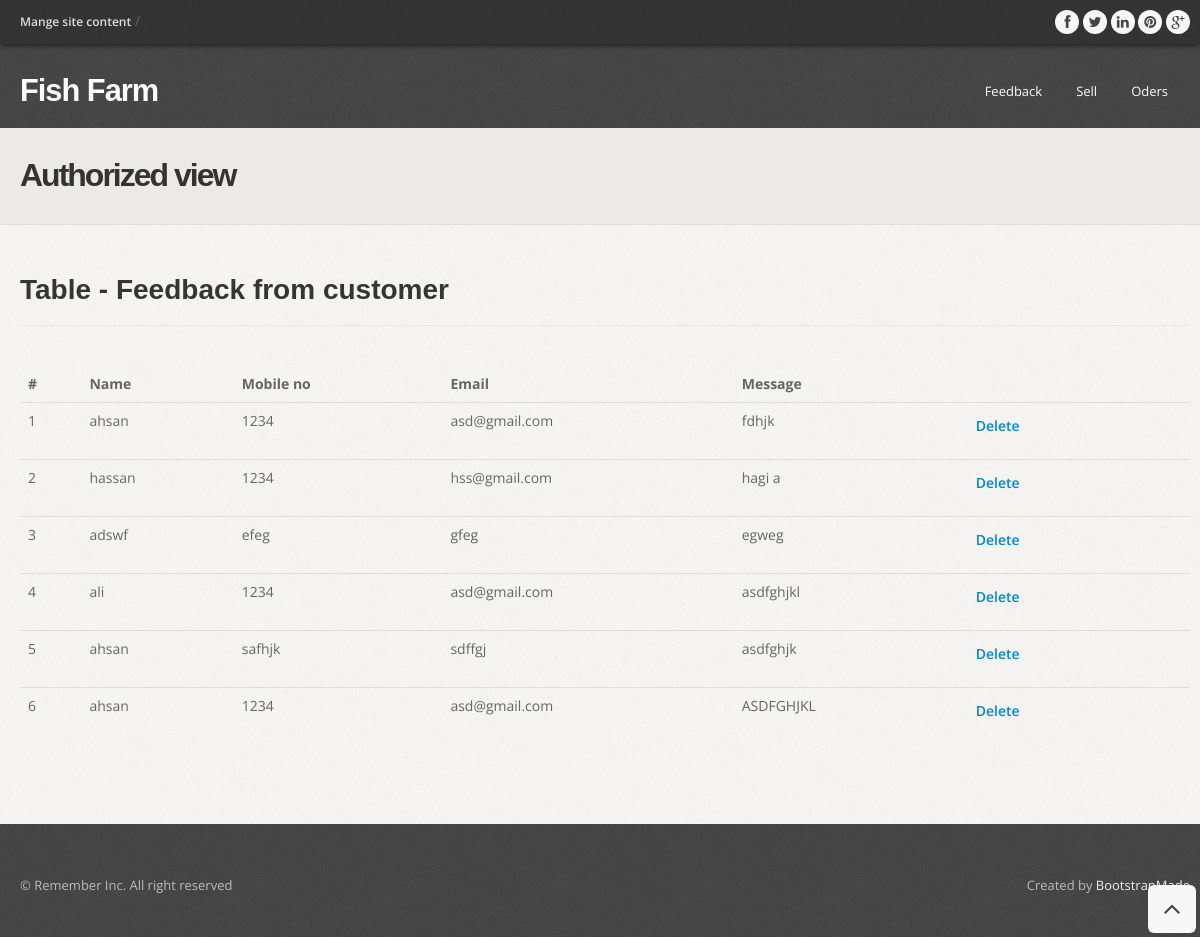
The page /feedback/ on the database its author committed.
### fishfarm/models.py (models this page shows)
class Feedback(models.Model):
    name = models.CharField(max_length=100)
    Mobile = models.CharField(max_length=100)
    Email = models.EmailField(max_length=100)
    Feedback = models.CharField(max_length=1000)

### fishfarm/views.py (the view)
# urls.py: path('feedback/', views.feedback , name='feedback'),
def feedback(request):
    dataset = Feedback.objects.all()
    return render(request,'feedback.html',{'feed':dataset})

### fishfarm/templates/feedback.html (shortened to what this page needs)
<!DOCTYPE html>
<html lang="en">
<head>
  {% load static %}
  <link href="{%  static 'css/bootstrap.css'%}" rel="stylesheet" />
  <link href="{%  static 'css/bootstrap-responsive.css'%}" rel="stylesheet" />
  <link href="{%  static 'css/prettyPhoto.css'%}" rel="stylesheet" />
  <link href="{%  static 'css/style.css'%}" rel="stylesheet">
  <link id="t-colors" href="color/default.css" rel="stylesheet" />
</head>
<body>
  <div id="wrapper">
    <header>
      <div class="top">
        <div class="container">
          <div class="row">
            <div class="span6">
              <ul class="topmenu">
                <li><a href="#">Mange site content</a> &#47;</li>
              </ul>
            </div>
            <div class="span6">
              <ul class="social-network">
                <li><a href="#" data-placement="bottom" title="Facebook"><i class="icon-circled icon-bglight icon-facebook"></i></a></li>
                <li><a href="#" data-placement="bottom" title="Twitter"><i class="icon-circled icon-bglight icon-twitter"></i></a></li>
                <li><a href="#" data-placement="bottom" title="Linkedin"><i class="icon-circled icon-linkedin icon-bglight"></i></a></li>
                <li><a href="#" data-placement="bottom" title="Pinterest"><i class="icon-circled icon-pinterest  icon-bglight"></i></a></li>
                <li><a href="#" data-placement="bottom" title="Google +"><i class="icon-circled icon-google-plus icon-bglight"></i></a></li>
              </ul>
            </div>
          </div>
        </div>
      </div>
      <div class="container">
        <div class="row nomargin">
          <div class="span4">
            <div class="logo">
              <h1> Fish Farm</h1>
            </div>
          </div>
          <div class="span8">
            <div class="navbar navbar-static-top">
              <div class="navigation">
                <nav>
                  <ul class="nav topnav">
                    <li><a href="{% url 'feedback'%}">Feedback</a></li>
                    <li>
                      <a href="{% url 'sell'%}">Sell </a>
                    </li>
                    <li>
                      <a href="{% url 'order'%}">Oders </a>
                    </li>
                  </ul>
                </nav>
              </div>
            </div>
          </div>
        </div>
      </div>
    </header>
    <section id="inner-headline">
      <div class="container">
        <div class="row">
          <div class="span4">
            <div class="inner-heading">
              <h2>Authorized view </h2>
            </div>
          </div>
          <div class="span8">
          </div>
        </div>
      </div>
    </section>
    <section id="content">
      <div class="container">
        <div class="row demobtn">
          <div class="span12">
            <h4 class="heading"><strong>Table</strong> - Feedback from customer</h4>
            <div class="row">
              <div class="span12">
                <div class="solidline"></div>
              </div>
            </div>
            <div class="row">
              <div class="span12">
                <table class="table table-hover">
                  <thead>
                    <tr>
                      <th>
                        #
                      </th>
                      <th>
                        Name
                      </th>
                      <th>
                        Mobile no
                      </th>
                      <th>
                        Email
                      </th>
                      <th>
                        Message
                      </th>
                    </tr>
                  </thead>
                  <tbody>
                    {% for data in feed %}
                    <tr>
                      <td>
                        {{forloop.counter}}
                      </td>
                      <td>
                        {{data.name}}
                      </td>
                      <td>
                        {{data.Mobile}}
                      </td>
                      <td>
                        {{data.Email}}
                      </td>
                      <td>
                        {{data.Feedback}}
                      </td>
                      <td>
                        <a href="{% url 'delete' data.id %}" class=" btn btn-link">Delete</a>
                      </td>
                    </tr>
                    {% endfor %}
                  </tbody>
                </table>
              </div>
            </div>
          </div>
        </div>
      </div>
    </section>
    <footer>
      <div class="container">
        <div class="row">
          <div class="span6">
            <div class="copyright">
              <p><span>&copy; Remember Inc. All right reserved</span></p>
            </div>
          </div>
          <div class="span6">
            <div class="credits">
              Created by <a href="https://bootstrapmade.com/">BootstrapMade</a>
            </div>
          </div>
        </div>
      </div>
    </footer>
  </div>
  <a href="#" class="scrollup"><i class="icon-angle-up icon-rounded icon-bglight icon-2x"></i></a>
</body>
</html>

### fishfarm/static/css/style.css (style rules this page uses)
body { font-family:'Open Sans', Arial, sans-serif; font-size:14px; font-weight:400; line-height:1.6em; color:#656565; }
a { color:#4b5056; }
.bold { font-weight:900; }
.container { padding:0 20px 0 20px; position:relative; }
.row { margin-bottom:30px; }
.row .row { margin-bottom:30px; }
.row.nomargin { margin-bottom:0; }
header { background: url(../img/header-pattern-150.png) repeat; margin:0; padding:0 0 20px; position:relative; z-index:2000; }
header .top { padding:10px 0 10px; margin:0 0 30px; background: url(../img/top-pattern-150.png) repeat; -webkit-box-shadow: 0 4px 4px -2px #222; -moz-box-shadow: 0 4px 4px -2px #222; box-shadow: 0 4px 4px -2px #222; }
header .logo { float:left; }
header .logo h1 { color:#fdfdfd; letter-spacing:-1px; font-size:2.2em; font-weight:900; margin:0; }
header .top .row { margin-bottom:0; }
ul.topmenu { list-style:none; margin:0; }
ul.topmenu li { display:inline; }
ul.topmenu li a { font-size:12px; color: #ddd; font-weight:600; }
ul.social-network { float:right; list-style:none; margin:0; }
ul.social-network li { display:inline; }
header .navigation { float:right; }
header ul.nav li { border:none; margin:0; }
header ul.nav li a { border:none; font-weight:400; }
.navbar .nav > li > a { font-size:13px; color: #fdfdfd; text-shadow: none; }
#content { position:relative; background:#fff; border-top:1px solid #ddd; padding:50px 0 0 0; }
#content { background-image: url(../img/pattern/pat-1.png); background-repeat: repeat; }
#content h4 { font-weight:700; }
#inner-headline { background:#eceae6; position:relative; margin:0; padding:0; }
#inner-headline .inner-heading h2 { color:#333; margin:30px 0 0 0; font-size:32px; letter-spacing:-2px; }
h4.heading { font-weight:300; }
h4.heading strong { font-weight:700; }
.heading { margin-bottom: 20px; }
.heading { position: relative; }
footer { padding:50px 0 0 0; color:#bbb; background: url(../img/header-pattern-150.png) repeat; }
footer a { color:#eee; text-decoration:none; }
.copyright p { text-align:left; font-size:13px; }
.credits { text-align:right; font-size:13px; }
.demobtn a.btn { margin:0 10px 10px 0; }
.solidline { border-top:1px solid #e6e6e6; margin:0 0 10px; }
.scrollup { position:fixed; width:32px; height:32px; bottom:20px; right:20px; }
a.scrollup { outline:0; text-decoration:none; }
a i.icon-bglight, a i.icon-bgdark { display: inline-block; }
[class^="icon-"], [class*=" icon-"] { color:#404040; }

### fishfarm/static/css/overwrite.css (style rules this page uses)
h1, h2, h3, h4, h5, h6 { font-family: 'Raleway', sans-serif; color:#353535; font-weight:700; line-height:1.1em; margin-top:0; }
h1 { font-size:60px; margin-bottom:24px; }
h2 { font-size:42px; margin-bottom:22px; }
h4 { font-size:28px; margin-bottom:20px; }
h1 strong,h2 strong,h3 strong,h4 strong,h5 strong,h6 strong { font-weight:900; }
ul, ol { padding: 0; margin: 0 0 10px 25px; }
li { line-height: 1.6em; }
.btn { font-size: 14px; font-weight:600; text-shadow: none; background-image:none; border-color: none; border-bottom-color: none; -webkit-box-shadow: none; -moz-box-shadow: none; box-shadow: none; }
.btn { outline:0; -webkit-border-radius: 4px; -moz-border-radius: 4px; border-radius: 4px; }
a.btn,.btn:focus { outline:0; }
.navbar .nav { border-right:none; border-left:none; }
.navbar .nav > li > a { float: none; font-size:13px; margin-left:10px; margin-right:0; text-decoration: none; text-shadow: none; border-right:none; border-left:none; color: #fff; border:2px solid transparent; padding:4px 10px 4px 10px; background-image: none; background: none; }

### fishfarm/static/css/shortcodes.css (style rules this page uses)
i.icon-bglight { color: #444; background: #f7f7f7; }
.icon-rounded { display: inline-block; border-radius: 6px !important; -moz-border-radius: 6px !important; -webkit-border-radius: 6px !important; -o-border-radius: 6px !important; -ms-border-radius: 6px !important; text-align: center; width: 24px !important; height: 24px !important; line-height: 24px !important; }
.icon-rounded.icon-2x { width: 48px !important; height: 48px !important; line-height: 48px !important; }
.icon-circled { display: inline-block; border-radius: 1000px !important; -moz-border-radius: 1000px !important; -webkit-border-radius: 1000px !important; -o-border-radius: 1000px !important; -ms-border-radius: 1000px !important; text-align: center; width: 24px !important; height: 24px !important; line-height: 24px !important; }

### rows shown on the page
Feedback: name "ahsan", Mobile "1234", Email "asd@gmail.com", Feedback "fdhjk"
Feedback: name "hassan", Mobile "1234", Email "hss@gmail.com", Feedback "hagi a"
Feedback: name "adswf", Mobile "efeg", Email "gfeg", Feedback "egweg"
Feedback: name "ali", Mobile "1234", Email "asd@gmail.com", Feedback "asdfghjkl"
Feedback: name "ahsan", Mobile "safhjk", Email "sdffgj", Feedback "asdfghjk"
Feedback: name "ahsan", Mobile "1234", Email "asd@gmail.com", Feedback "ASDFGHJKL"
